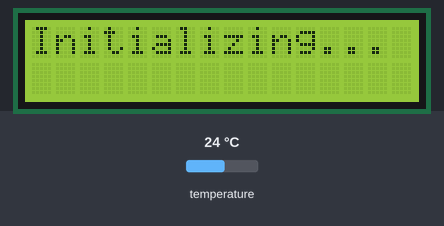
The sketch below on a simulated Arduino Uno, built with avr-gcc and run on an emulated ATmega328P. On the bench: 16×2 character LCD. The test bench sets the inputs (shaded band); at power-on: temperature 24 °C. What the sketch prints to the serial monitor is not drawn.

Above: at 3.2 s.
At 7.3 s:
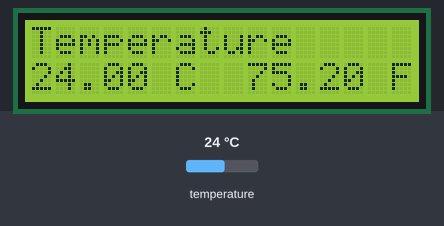
7.4 s: temperature set to 12 °C
At 9.8 s:
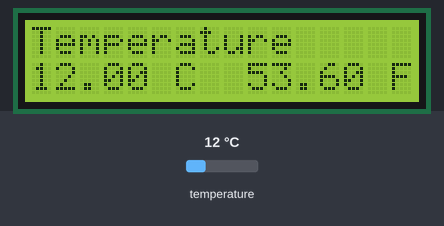
10.1 s: temperature set to 19 °C
At 11.7 s:
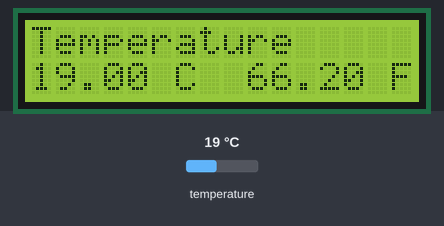
12.6 s: temperature set to 28 °C
At 15.4 s:
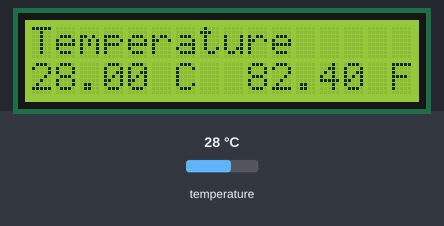
Timing chart, 0 to 16.9 s (numbered marks = the images above; inputs shaded):
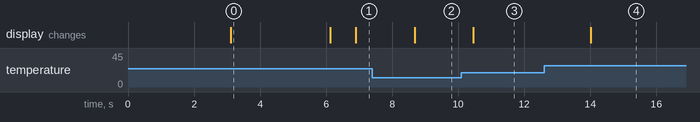

The sketch:

ds18b20_temperature_sensor_I2C_16X2_LCD.ino
```cpp
// ds18b20 temperature sensor
#include <OneWire.h>
#include <DallasTemperature.h>

#define ONE_WIRE_BUS 3
// for I2C LCD display
#include <Wire.h>
#include <LiquidCrystal_I2C.h>
LiquidCrystal_I2C lcd(0x27, 16, 2);


OneWire oneWire(ONE_WIRE_BUS);

DallasTemperature sensors(&oneWire);

float Celsius = 0;
float Fahrenheit = 0;

void setup() {
  sensors.begin();
  Serial.begin(9600);
  Serial.println("Testing ds18b20 temperature sensor...");
  lcd.init();         // initialize the lcd
  lcd.backlight();    // Turn on the LCD screen backlight
  lcd.setCursor(0,0);
  lcd.print("WELCOME..");
  delay(3000);
  lcd.clear();
  lcd.print("Initializing...");
  delay(3000);
  lcd.clear();
  lcd.print("Temperature");
}

void loop() {
  sensors.requestTemperatures();
  Celsius = sensors.getTempCByIndex(0);
  Fahrenheit = sensors.toFahrenheit(Celsius);

  Serial.print(Celsius);
  Serial.print(" C  ");
  lcd.setCursor(0,1);     // col row
  lcd.print(Celsius);
  lcd.print(" C");
  Serial.print(Fahrenheit);
  Serial.println(" F");
  lcd.setCursor(9,1);
  lcd.print(Fahrenheit);
  lcd.print(" F");
  delay(1000);
}
```

Measured:
- after the input at 7.4 s, the display: changes after 1.3 s (image 2)
- after the input at 10.1 s, the display: changes after 0.36 s (image 3)
- after the input at 12.6 s, the display: changes after 1.4 s (image 4)
- what the display in image 0 shows lasts 3.0 s, from 3.1 s to 6.1 s
